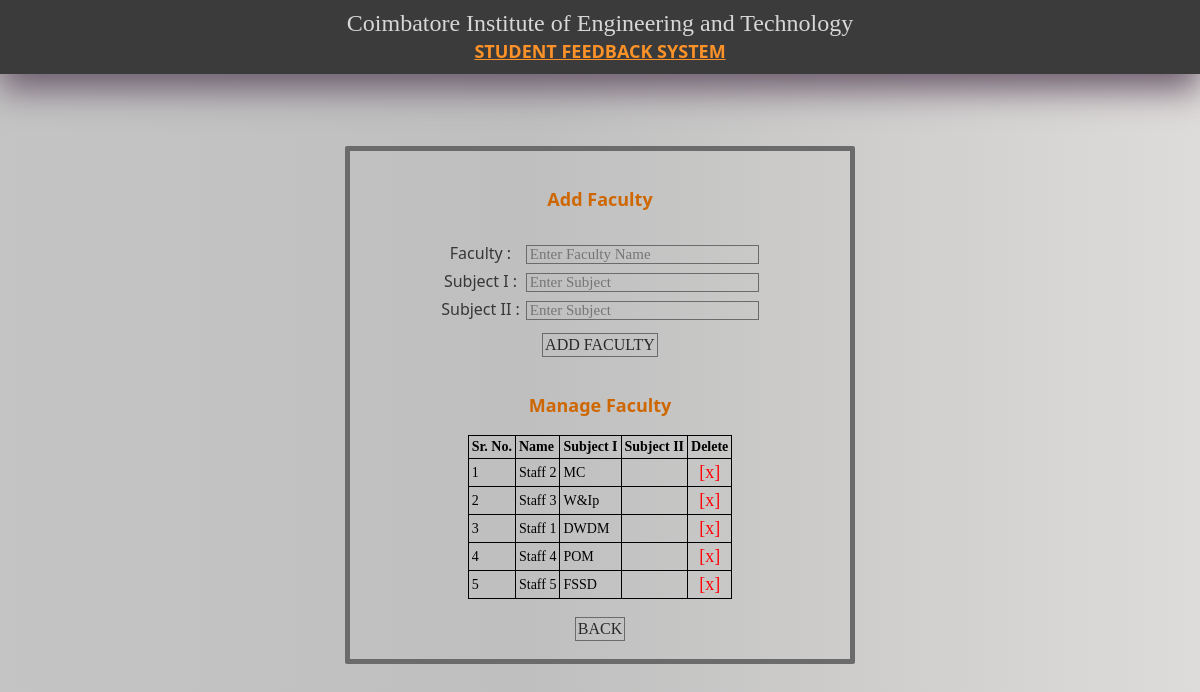
/manageFaculty.php (signed in), run on the app's committed database.
### tables this page shows
CREATE TABLE `faculty` (
  `id` int(255) NOT NULL,
  `faculty_id` varchar(255) NOT NULL,
  `name` varchar(255) NOT NULL,
  `s1` varchar(255) NOT NULL,
  `s2` varchar(255) NOT NULL
);

### manageFaculty.php (the view, shortened to what this page needs)
<?php
include("configASL.php");
		?>
<!doctype html>
<html>
<head>
<link href="style.css" rel="stylesheet" type="text/css" />
</head>
<body>
<div id="topHeader">
Coimbatore Institute of Engineering and Technology<br />
    <span class="tag">STUDENT FEEDBACK SYSTEM</span>
</div>
<br>
<br>
<br>
<br>
<div id="content" align="center">
<br>
<br>
<span class="SubHead">Add Faculty</span>
<br>
<br>
<form method="post" action="" >
<div id="table">
	<div class="tr">
		<div class="td">
        	<label>Faculty : </label>
        </div>
        <div class="td">
			<input type="text" name="fc" size="25" required placeholder="Enter Faculty Name" />
        </div>
    </div>
    <div class="tr">
		<div class="td">
        	<label>Subject I : </label>
        </div>
        <div class="td">
			<input type="text" name="sub" size="25" required placeholder="Enter Subject" />
        </div>
    </div>
    <div class="tr">
		<div class="td">
        	<label>Subject II : </label>
        </div>
        <div class="td">
			<input type="text" name="subb" size="25" placeholder="Enter Subject" />
        </div>
    </div>
</div>
        <div class="tdd">
        	<input type="submit" value="ADD FACULTY" />
        </div>
<br>
<br>
    <span class="SubHead">Manage Faculty</span>
    <br>
<br>
	<table border="0" cellpadding="3" cellspacing="3">
    <tr style="font-weight:bold;">
    <td>Sr. No.</td>
    <td>Name</td>
    <td>Subject I</td>
    <td>Subject II</td>
    <td>Delete</td>
    </tr>
    <?php
	$sr=1;
	$h=mysqli_query($al,"select * from faculty");
	while($j=mysqli_fetch_array($h))
	{
		?>
        <tr>
        <td><?php echo $sr;$sr++;?></td>
        <td><?php echo $j['name'];?></td>
        <td><?php echo $j['s1'];?></td>
        <td><?php echo $j['s2'];?></td>
        <td align="center"><a href="delete.php?del=<?php echo $j['id'];?>" onClick="return confirm('Are you sure?')" style="text-decoration:none;font-size:18px;color:rgba(255,0,4,1.00);">[x]</a></td>
        </tr>
     <?php } ?>
     </table>
     <br>
<input type="button" onClick="window.location='home.php'" value="BACK">
<br>
<br>
</div>
<br>
<br>
<br>
<br>
<br>
</body>
</html>

### style.css (style rules this page uses)
body { margin:0px; background: rgba(196,196,196,1); background: -moz-linear-gradient(left, rgba(196,196,196,1) 0%, rgba(191,191,191,1) 44%, rgba(222,220,218,1) 100%); background: -webkit-gradient(left top, right top, color-stop(0%, rgba(196,196,196,1)), color-stop(44%, rgba(191,191,191,1)), color-stop(100%, rgba(222,220,218,1))); background: -webkit-linear-gradient(left, rgba(196,196,196,1) 0%, rgba(191,191,191,1) 44%, rgba(222,220,218,1) 100%); background: -o-linear-gradient(left, rgba(196,196,196,1) 0%, rgba(191,191,191,1) 44%, rgba(222,220,218,1) 100%); background: -ms-linear-gradient(left, rgba(196,196,196,1) 0%, rgba(191,191,191,1) 44%, rgba(222,220,218,1) 100%); background: linear-gradient(to right, rgba(196,196,196,1) 0%, rgba(191,191,191,1) 44%, rgba(222,220,218,1) 100%); filter: progid:DXImageTransform.Microsoft.gradient( startColorstr='#c4c4c4', endColorstr='#dedcda', GradientType=1 ); }
#topHeader { width:100%; height:auto; -webkit-box-shadow: 0px 15px 35px 0px rgba(107,90,107,1); -moz-box-shadow: 0px 15px 35px 0px rgba(107,90,107,1); box-shadow: 0px 15px 35px 0px rgba(107,90,107,1); background-color:rgba(59,59,59,1.00); font-family:"Trebuchet MS"; font-size:24px; color:rgba(215,215,215,1.00); text-align:center; vertical-align:middle; padding:10px 0px; }
.tag { font-family:"Segoe UI"; color:rgba(253,146,40,1.00); font-size:18px; font-weight:bold; text-decoration:underline; }
.SubHead { font-family:"Segoe UI"; color:rgba(207,103,0,1.00); font-size:18px; font-weight:bold; }
#content { width:500px; height:auto; background-color:transparent; border:5px solid rgba(107,107,107,1.00); border-radius:2px; margin-left:auto; margin-right:auto; }
div#table { display:table; padding:10px 10px; }
div.tr { display:table-row; }
div.td { display:table-cell; width:inherit; padding:3px 3px; }
div.tdd { text-align:center; caption-side: top; }
label { font-family:"Segoe UI"; color:rgba(55,55,55,1.00); font-size:16px; }
input[type='text'], input[type='password'] { font-family:"Trebuchet MS"; font-size:15px; background-color:transparent; color:rgba(41,41,41,1.00); padding:0px 3px; border:1px solid rgba(107,107,107,1.00); }
input[type='submit'], input[type='button'] { font-family:"Trebuchet MS"; font-size:16px; background-color:transparent; color:rgba(41,41,41,1.00); padding:2px; border:1px solid rgba(107,107,107,1.00); cursor:pointer; }
table, tr, td { border:1px solid rgba(0,0,0,1.00); border-collapse:collapse; font-family:"Trebuchet MS"; font-size:14px; }

### data on the page
faculty: name "Staff 2", s1 "MC"
faculty: name "Staff 3", s1 "W&Ip"
faculty: name "Staff 1", s1 "DWDM"
faculty: name "Staff 4", s1 "POM"
faculty: name "Staff 5", s1 "FSSD"
